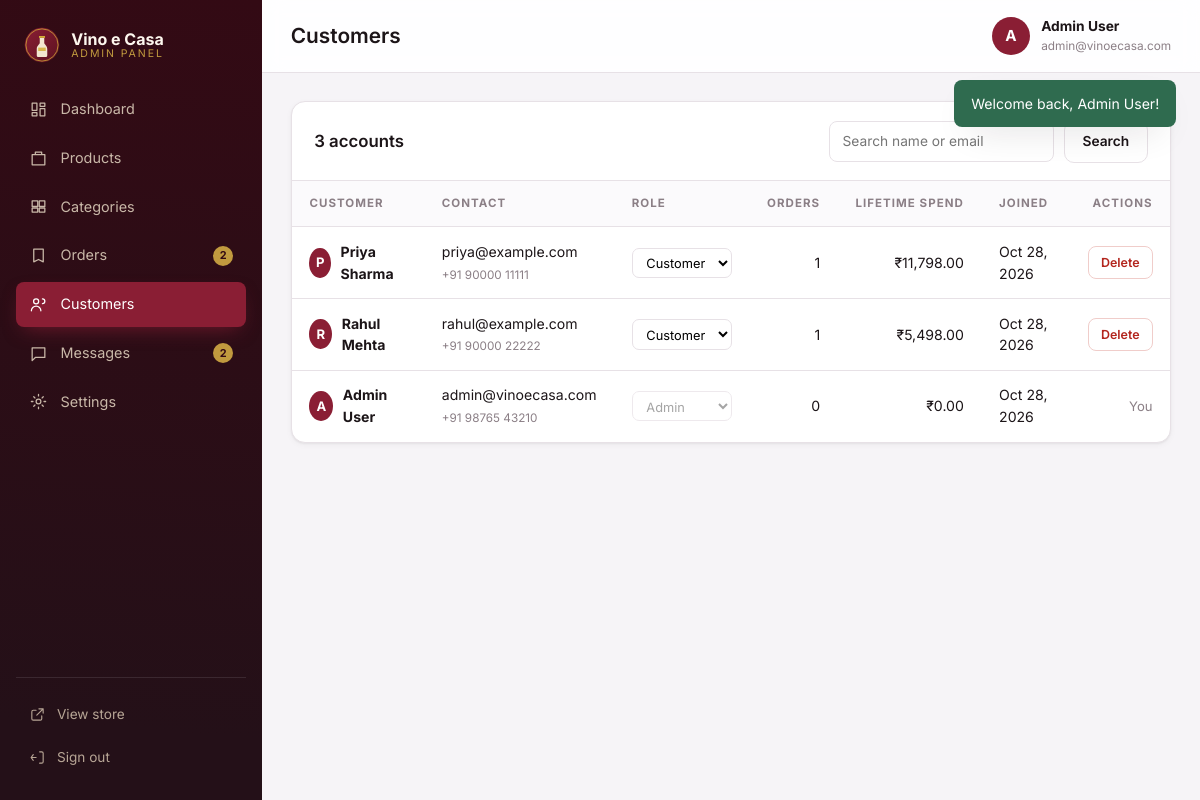
The page /admin/customers.php (signed in) on the database its author committed.
### tables this page shows
CREATE TABLE users (
  id INT UNSIGNED AUTO_INCREMENT PRIMARY KEY,
  name VARCHAR(100) NOT NULL,
  email VARCHAR(160) NOT NULL UNIQUE,
  password VARCHAR(255) NOT NULL,
  phone VARCHAR(40) DEFAULT NULL,
  role ENUM('customer','admin') NOT NULL DEFAULT 'customer',
  created_at TIMESTAMP DEFAULT CURRENT_TIMESTAMP
);

### includes/functions.php (called while the page is built, shortened)
<?php
function e(?string $value): string
{
    return htmlspecialchars((string)$value, ENT_QUOTES | ENT_SUBSTITUTE, 'UTF-8');
}
function url(string $path = ''): string
{
    return BASE_URL . '/' . ltrim($path, '/');
}
function asset(string $path): string
{
    return BASE_URL . '/assets/' . ltrim($path, '/');
}
function setting(string $key, ?string $default = null): ?string
{
    static $settings = null;
    if ($settings === null) {
        $settings = [];
        try {
            foreach (db()->query('SELECT setting_key, setting_value FROM settings') as $row) {
                $settings[$row['setting_key']] = $row['setting_value'];
            }
        } catch (Throwable $e) {
            $settings = [];
        }
    }
    return $settings[$key] ?? $default;
}
function currency(): string
{
    return setting('currency_symbol', '₹');
}
function money(float|string|null $amount): string
{
    return currency() . number_format((float)$amount, 2);
}
function take_flashes(): array
{
    $flashes = $_SESSION['flash'] ?? [];
    return $flashes;
}
function current_user(): ?array
{
    static $user = null;
    if ($user !== null) {
        return $user;
    }
    $stmt = db()->prepare('SELECT id, name, email, phone, role, created_at FROM users WHERE id = ?');
    $stmt->execute([$_SESSION['user_id']]);
    $user = $stmt->fetch() ?: null;
    return $user;
}
function is_admin(): bool
{
    $user = current_user();
    return $user !== null && $user['role'] === 'admin';
}
function require_admin(): void
{
    if (!is_admin()) {
        flash('Please sign in to the admin panel.', 'warning');
        redirect('admin/login.php');
    }
}

### includes/database.php (called while the page is built, shortened)
<?php
function db(): PDO
{
    static $pdo = null;
    if ($pdo instanceof PDO) {
        return $pdo;
    }
    $dsn = sprintf('mysql:host=%s;port=%s;dbname=%s;charset=utf8mb4', DB_HOST, DB_PORT, DB_NAME);
    try {
        $pdo = new PDO($dsn, DB_USER, DB_PASS, [
            PDO::ATTR_ERRMODE            => PDO::ERRMODE_EXCEPTION,
            PDO::ATTR_DEFAULT_FETCH_MODE => PDO::FETCH_ASSOC,
            PDO::ATTR_EMULATE_PREPARES   => false,
        ]);
    } catch (PDOException $e) {
        http_response_code(500);
        if (is_ajax()) {
            header('Content-Type: application/json');
            echo json_encode(['ok' => false, 'error' => 'Database connection failed.']);
        } else {
            echo '<h1 style="font-family:sans-serif">Database connection failed</h1>';
            echo '<p style="font-family:sans-serif">' . htmlspecialchars($e->getMessage()) . '</p>';
            echo '<p style="font-family:sans-serif">Check config/config.php — is MySQL running and is the <code>wine_shop</code> database imported?</p>';
        }
        exit;
    }
    return $pdo;
}

### admin/customers.php (the view, shortened to what this page needs)
<?php
require_once __DIR__ . '/includes/layout.php';
$pdo = db();
$q = trim((string)($_GET['q'] ?? ''));
$where = '1=1';
$params = [];
$stmt = $pdo->prepare(
    "SELECT u.*,
            COUNT(o.id) AS order_count,
            COALESCE(SUM(CASE WHEN o.status <> 'cancelled' THEN o.total END), 0) AS spend
     FROM users u
     LEFT JOIN orders o ON o.user_id = u.id
     WHERE $where
     GROUP BY u.id
     ORDER BY spend DESC, u.created_at DESC"
);
$stmt->execute($params);
$customers = $stmt->fetchAll();
$me = (int)current_user()['id'];
admin_header('Customers', 'customers');
?>
<section class="panel">
    <header class="panel__head">
        <h2><?= count($customers) ?> account<?= count($customers) === 1 ? '' : 's' ?></h2>
        <form class="admin-filters" method="get" action="<?= url('admin/customers.php') ?>">
            <input type="search" name="q" value="<?= e($q) ?>" placeholder="Search name or email">
            <button class="btn" type="submit">Search</button>
        </form>
    </header>
    <div class="table-wrap">
        <table class="data-table">
            <thead><tr><th>Customer</th><th>Contact</th><th>Role</th><th class="ta-r">Orders</th><th class="ta-r">Lifetime spend</th><th>Joined</th><th class="ta-r">Actions</th></tr></thead>
            <tbody>
            <?php if (!$customers): ?>
                <tr><td colspan="7" class="muted">No accounts found.</td></tr>
            <?php else: foreach ($customers as $c): ?>
                <tr>
                    <td>
                        <div class="cell-user">
                            <span class="avatar avatar--sm"><?= e(mb_substr($c['name'], 0, 1)) ?></span>
                            <strong><?= e($c['name']) ?></strong>
                        </div>
                    </td>
                    <td><?= e($c['email']) ?><?php if ($c['phone']): ?><br><small class="muted"><?= e($c['phone']) ?></small><?php endif; ?></td>
                    <td>
                        <form class="inline-form" method="post" action="<?= url('admin/customers.php') ?>">
                            <select class="status-select" name="role" onchange="this.form.submit()" <?= (int)$c['id'] === $me ? 'disabled' : '' ?>>
                                <option value="customer" <?= $c['role'] === 'customer' ? 'selected' : '' ?>>Customer</option>
                                <option value="admin" <?= $c['role'] === 'admin' ? 'selected' : '' ?>>Admin</option>
                            </select>
                        </form>
                    </td>
                    <td class="ta-r"><?= (int)$c['order_count'] ?></td>
                    <td class="ta-r"><?= e(money((float)$c['spend'])) ?></td>
                    <td><?= e(date('M j, Y', strtotime($c['created_at']))) ?></td>
                    <td class="ta-r">
                        <?php if ((int)$c['id'] !== $me): ?>
                            <form method="post" action="<?= url('admin/customers.php') ?>" data-confirm="Delete account “<?= e($c['name']) ?>”?">
                                <button class="btn btn--mini btn--danger" type="submit">Delete</button>
                            </form>
                        <?php else: ?><span class="muted small">You</span><?php endif; ?>
                    </td>
                </tr>
            <?php endforeach; endif; ?>
            </tbody>
        </table>
    </div>
</section>
<?php admin_footer(); ?>

### admin/includes/layout.php (shortened to what this page needs)
<?php
require_admin();
function admin_nav(): array
{
    return [
        'dashboard'  => ['Dashboard', 'admin/index.php', '<path d="M4 13h6V4H4zM14 20h6v-9h-6zM4 20h6v-4H4zM14 8h6V4h-6z"/>'],
        'products'   => ['Products', 'admin/products.php', '<path d="M4 7h16v13H4zM8 7V4h8v3"/>'],
        'categories' => ['Categories', 'admin/categories.php', '<path d="M4 5h7v7H4zM13 5h7v7h-7zM4 14h7v5H4zM13 14h7v5h-7z"/>'],
        'orders'     => ['Orders', 'admin/orders.php', '<path d="M6 4h12v16l-6-3-6 3z"/>'],
        'customers'  => ['Customers', 'admin/customers.php', '<circle cx="9" cy="8" r="3.2"/><path d="M3 20c0-3.3 2.7-6 6-6s6 2.7 6 6M17 11a3 3 0 1 0 0-6"/>'],
        'messages'   => ['Messages', 'admin/messages.php', '<path d="M4 5h16v12H8l-4 4z"/>'],
        'settings'   => ['Settings', 'admin/settings.php', '<circle cx="12" cy="12" r="3"/><path d="M12 3v2M12 19v2M3 12h2M19 12h2M6 6l1.5 1.5M16.5 16.5 18 18M18 6l-1.5 1.5M7.5 16.5 6 18"/>'],
    ];
}
function admin_header(string $title, string $active = ''): void
{
    $user = current_user();
    $pendingOrders = 0;
    $unreadMessages = 0;
    try {
        $pendingOrders = (int)db()->query("SELECT COUNT(*) FROM orders WHERE status IN ('pending','processing')")->fetchColumn();
        $unreadMessages = (int)db()->query('SELECT COUNT(*) FROM contact_messages WHERE is_read = 0')->fetchColumn();
    } catch (Throwable $e) {
    }
    $counts = ['orders' => $pendingOrders, 'messages' => $unreadMessages];
    ?>
    <!DOCTYPE html>
    <html lang="en">
    <head>
        <title><?= e($title) ?> · Admin — <?= e(setting('shop_name', 'Vino e Casa')) ?></title>
        <link rel="stylesheet" href="<?= asset('css/admin.css') ?>">
    </head>
    <body class="admin">
    <aside class="sidebar" data-sidebar>
        <div class="sidebar__brand">
            <img src="<?= asset('img/logo.svg') ?>" alt="" width="34" height="34">
            <span><strong><?= e(setting('shop_name', 'Vino e Casa')) ?></strong><small>Admin panel</small></span>
        </div>
        <nav class="sidebar__nav">
            <?php foreach (admin_nav() as $key => [$label, $href, $icon]): ?>
                <a href="<?= url($href) ?>" class="<?= $active === $key ? 'is-active' : '' ?>">
                    <svg viewBox="0 0 24 24" aria-hidden="true"><?= $icon ?></svg>
                    <span><?= e($label) ?></span>
                    <?php if (isset($counts[$key]) && $counts[$key] > 0): ?><b class="nav-count"><?= (int)$counts[$key] ?></b><?php endif; ?>
                </a>
            <?php endforeach; ?>
        </nav>
        <div class="sidebar__foot">
            <a href="<?= url('index.php') ?>" target="_blank" rel="noopener">
                <svg viewBox="0 0 24 24" aria-hidden="true"><path d="M14 4h6v6M20 4l-9 9M10 6H6a2 2 0 0 0-2 2v10a2 2 0 0 0 2 2h10a2 2 0 0 0 2-2v-4"/></svg>
                View store
            </a>
            <a href="<?= url('admin/logout.php') ?>">
                <svg viewBox="0 0 24 24" aria-hidden="true"><path d="M15 4h3a2 2 0 0 1 2 2v12a2 2 0 0 1-2 2h-3M10 12H3M6 8l-3 4 3 4"/></svg>
                Sign out
            </a>
        </div>
    </aside>
    <div class="admin-main">
        <header class="topbar">
            <h1><?= e($title) ?></h1>
            <div class="topbar__user">
                <span class="avatar"><?= e(mb_substr($user['name'], 0, 1)) ?></span>
                <div><strong><?= e($user['name']) ?></strong><small><?= e($user['email']) ?></small></div>
            </div>
        </header>
        <div class="toast-stack" data-toast-stack>
            <?php foreach (take_flashes() as $f): ?>
                <div class="toast toast--<?= e($f['type']) ?>"><?= e($f['message']) ?></div>
            <?php endforeach; ?>
        </div>
        <main class="admin-content" id="admin-main">
<?php
}
function admin_footer(): void
{
    ?>
        </main>
    </div>
    </body>
    </html>
<?php
}

### rows shown on the page
users: name "A", name "Admin User", email "admin@vinoecasa.com", phone "+91 98765 43210", role "Admin", order_count "0", spend "₹0.00", created_at "Oct 28, 2026", shows "You"
users: name "P", name "Priya Sharma", email "priya@example.com", phone "+91 90000 11111", role "Customer", order_count "1", spend "₹11,798.00", created_at "Oct 28, 2026"
users: name "R", name "Rahul Mehta", email "rahul@example.com", phone "+91 90000 22222", role "Customer", order_count "1", spend "₹5,498.00", created_at "Oct 28, 2026"

### other values the page prints
setting('shop_name', 'Vino e Casa') "Vino e Casa"
$label "Dashboard"
$label "Products"
$label "Categories"
$label "Orders"
$counts[$key] "2"
$label "Customers"
$label "Messages"
$label "Settings"
$title "Customers"
$f['message'] "Welcome back, Admin User!"
count($customers) "3"
